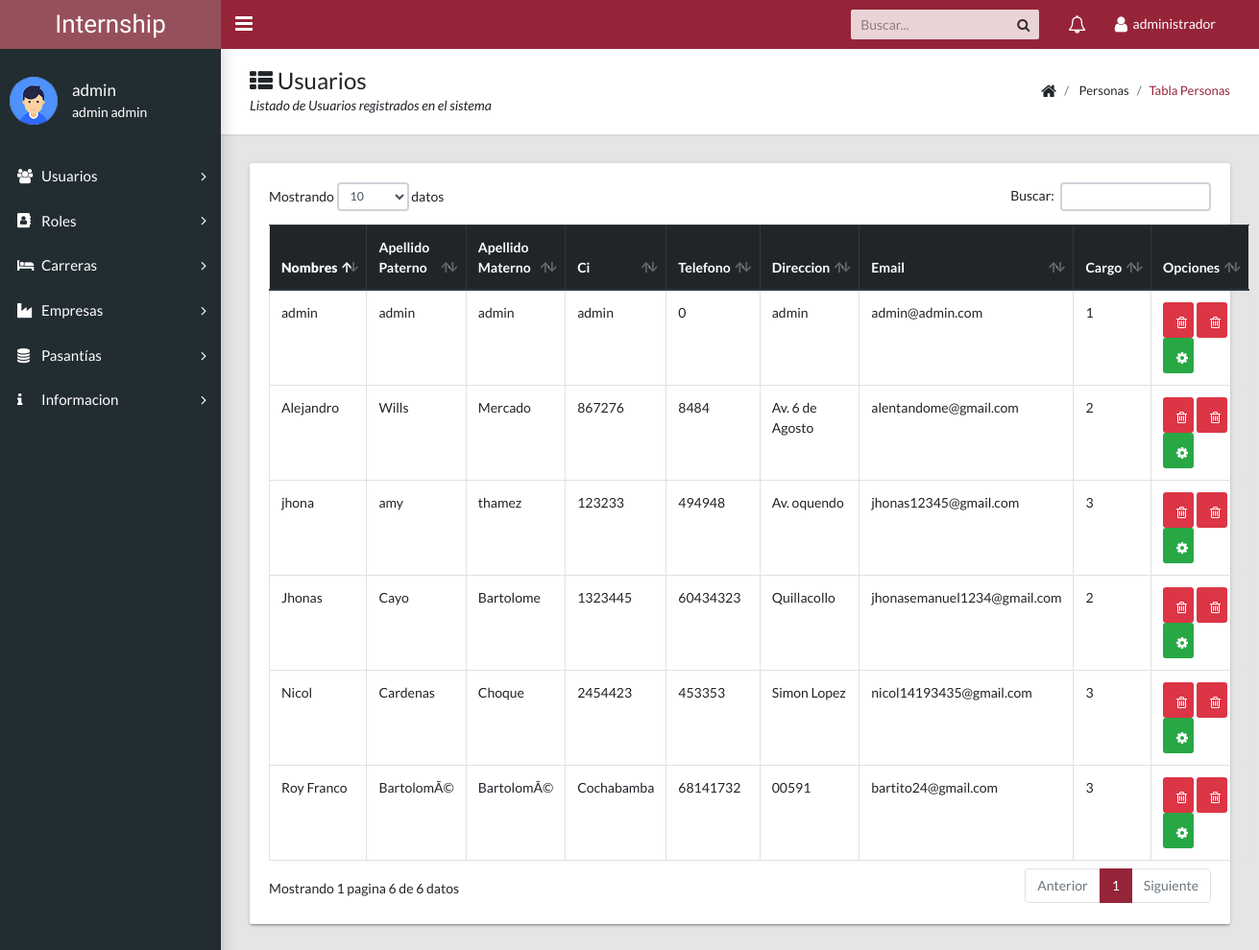
The page /admin/docs/table-personas.php (signed in) on the database its author committed.
### tables this page shows
CREATE TABLE `persona` (
  `id_persona` int(11) NOT NULL AUTO_INCREMENT,
  `nombre` varchar(45) DEFAULT NULL,
  `papellido` varchar(45) DEFAULT NULL,
  `sapellido` varchar(45) DEFAULT NULL,
  `ci` varchar(45) DEFAULT NULL,
  `telefono` int(11) DEFAULT NULL,
  `direccion` varchar(150) DEFAULT NULL,
  `email` varchar(45) DEFAULT NULL,
  `activo` tinyint(4) DEFAULT NULL,
  `rol_id_rol` int(11) NOT NULL,
  PRIMARY KEY (`id_persona`),
  UNIQUE KEY `ci_UNIQUE` (`ci`),
  UNIQUE KEY `email_UNIQUE` (`email`),
  KEY `fk_persona_rol1_idx` (`rol_id_rol`),
  CONSTRAINT `fk_persona_rol1` FOREIGN KEY (`rol_id_rol`) REFERENCES `rol` (`id_rol`) ON DELETE NO ACTION ON UPDATE NO ACTION
);

### modelo/conexion.php (called while the page is built, shortened)
<?php
class conexion{
	public $con;
	function __construct(){
	$this->host="localhost";
	$this->user="root";
	$this->clave="";
	$this->db="inter";
	$this->con=mysqli_connect($this->host, $this->user,$this->clave);
	mysqli_query($this->con, 'SET NAMES UTF-8');
	if($this->con){
		mysqli_select_db($this->con,$this->db);
	}
	}
public function con_retorno($sql){
$resp=mysqli_query($this->con, $sql);
return $resp;
}
}

### modelo/mdl_agregarusuario.php (called while the page is built, shortened)
<?php
require("conexion.php");
class mdlusuario
{
	public $obj_con;
	function __construct()
	{
	$this->obj_con=new conexion();
	}
	public function listar()
	{
			$sql="select * from persona;";
	return $this->obj_con->con_retorno($sql);
	}
}
?>

### admin/docs/table-personas.php (the view, shortened to what this page needs)
<?php
include_once('menu.php');
include_once ('../../modelo/mdl_agregarusuario.php');
$objeto=new mdlusuario();
$datos=$objeto->listar();
?>
    <main class="app-content">
      <div class="app-title">
        <div>
          <h1><i class="fa fa-th-list"></i> Usuarios</h1>
          <p>Listado de Usuarios registrados en el sistema</p>
        </div>
        <ul class="app-breadcrumb breadcrumb side">
          <li class="breadcrumb-item"><i class="fa fa-home fa-lg"></i></li>
          <li class="breadcrumb-item"> Personas</li>
          <li class="breadcrumb-item active"><a href="#">Tabla Personas</a></li>
        </ul>
      </div>
      <div class="row">
        <div class="col-md-12">
          <div class="tile">
            <div class="tile-body">
              <table class="table table-hover table-bordered" id="sampleTable">
                <thead class="thead-dark">
                  <tr>
                    <th><b>Nombres</th>
                    <th>Apellido Paterno</th>
                    <th>Apellido Materno</th>
                    <th>Ci</th>
                    <th>Telefono</th>
                    <th>Direccion</th>
                    <th>Email</th>
                    <th>Cargo</th>
                      <th>Opciones</th>
                  </tr>
                </thead>
                <tbody>
                <?php
                while($row=mysqli_fetch_assoc($datos)){
                echo "<tr>";
                echo "<td>".$row['nombre']."</td>";
                    echo "<td>".$row['papellido']."</td>";
                    echo "<td>".$row['sapellido']."</td>";
                    echo "<td>".$row['ci']."</td>";
                    echo "<td>".$row['telefono']."</td>";
                    echo "<td>".$row['direccion']."</td>";
                    echo "<td>".$row['email']."</td>";
                    echo "<td>".$row['rol_id_rol']."</td>";
                    $id_persona=$row['id_persona'];
                    $nombre=$row['nombre'];
                    $papellido=$row['papellido'];
                    $sapellido=$row['sapellido'];
                    $ci=$row['ci'];
                    $telefono=$row['telefono'];
                    $direccion=$row['direccion'];
                    $email=$row['email'];
                    echo "<td>
                      <a class='btn btn-danger col-md-5' href='../../controlador/ctrl_agregarusuario.php?id_persona=".$id_persona."'><i class='fa fa-trash-o' aria-hidden='true'></i></a>
                      <a class='btn btn-danger col-md-5' href='asignar_rol.php?id_persona=".$id_persona."'><i class='fa fa-trash-o' aria-hidden='true'></i></a>
                      <a class=' btn btn-success col-md-5' href='modificar_persona.php?id_persona=".$id_persona."&nombre=".$nombre."&papellido=".$papellido."&sapellido=".$sapellido."&ci=".$ci."&telefono=".$telefono."&direccion=".$direccion."&email=".$email."'><i class='fa fa-cog' aria-hidden='true'></i></a></td>";
                echo "</tr>";
                }?>
                </tbody>
              </table>
            </div>
          </div>
        </div>
      </div>
    </main>

### rows shown on the page
persona: nombre "admin", papellido "admin", sapellido "admin", ci "admin", telefono "0", direccion "admin", email "admin@admin.com", rol_id_rol "1"
persona: nombre "Jhonas", papellido "Cayo", sapellido "Bartolome", ci "1323445", telefono "60434323", direccion "Quillacollo", email "jhonasemanuel1234@gmail.com", rol_id_rol "2"
persona: nombre "Roy Franco", papellido "BartolomÃ©", sapellido "BartolomÃ©", ci "Cochabamba", telefono "68141732", direccion "00591", email "bartito24@gmail.com", rol_id_rol "3"
persona: nombre "jhona", papellido "amy", sapellido "thamez", ci "123233", telefono "494948", direccion "Av. oquendo", email "jhonas12345@gmail.com", rol_id_rol "3"
persona: nombre "Alejandro", papellido "Wills", sapellido "Mercado", ci "867276", telefono "8484", direccion "Av. 6 de Agosto", email "alentandome@gmail.com", rol_id_rol "2"
persona: nombre "Nicol", papellido "Cardenas", sapellido "Choque", ci "2454423", telefono "453353", direccion "Simon Lopez", email "nicol14193435@gmail.com", rol_id_rol "3"

### other values the page prints
$_SESSION['rol'] "administrador"
$_SESSION['nombre'] "admin"
$_SESSION['papellido'] "admin"
$_SESSION['sapellido'] "admin"
